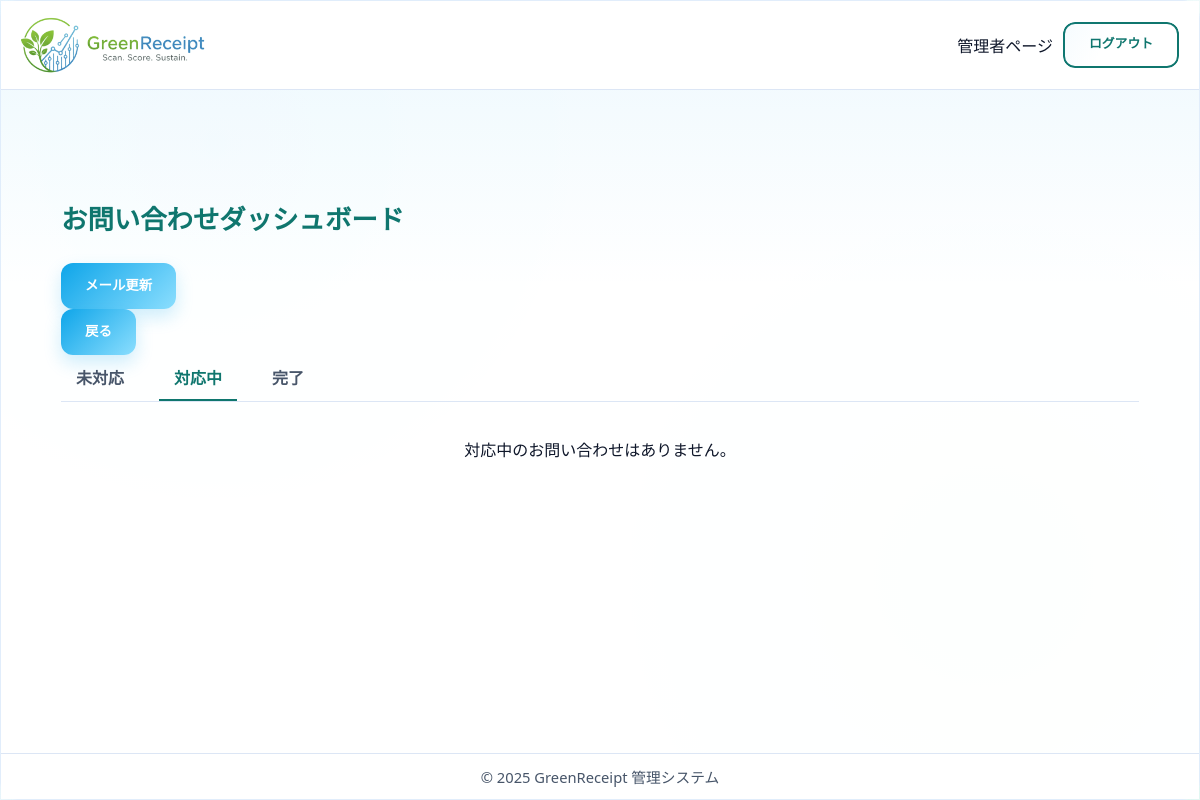
Page /staff/inquiries/dashboard/?status=in_progress (signed in) on the earlier database version.
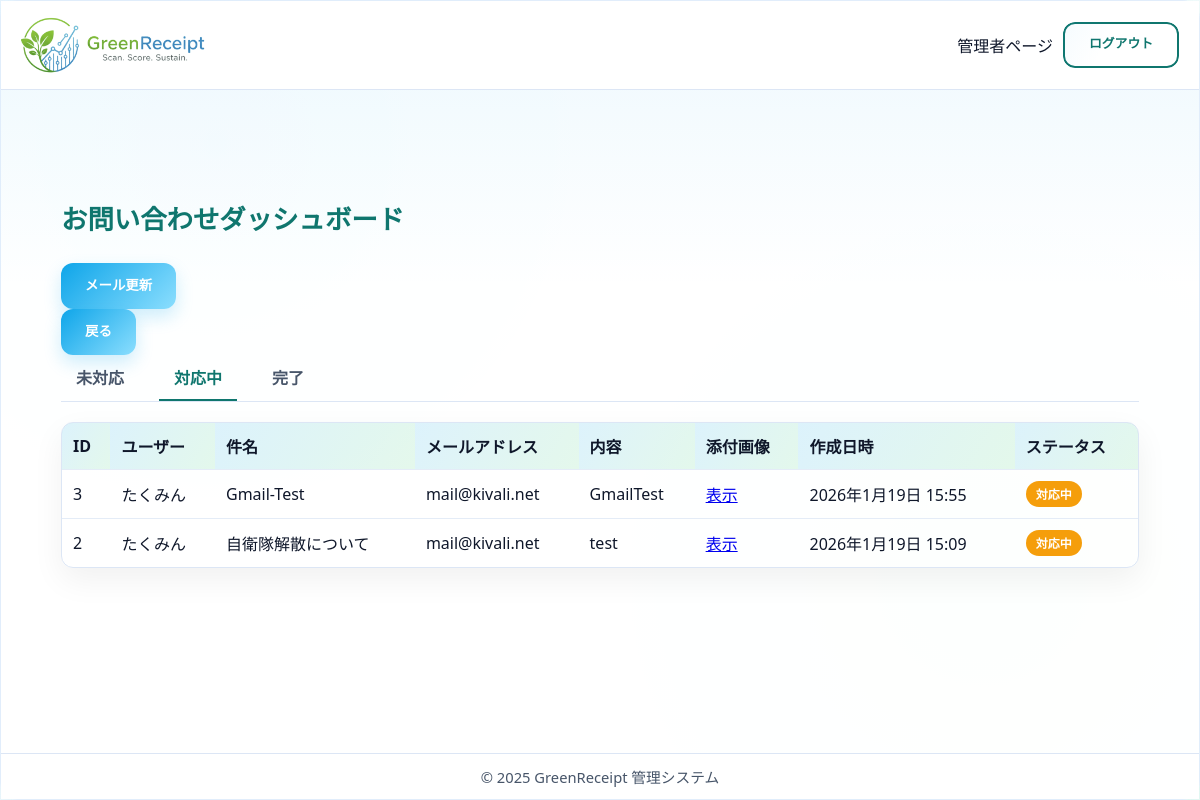
Same page on the later database version.
### core/models.py (models this page shows, shortened)
class Inquiry(models.Model):
    user = models.ForeignKey(settings.AUTH_USER_MODEL, on_delete=models.SET_NULL,
                             null=True, blank=True, verbose_name='問い合わせユーザー')
    reply_to_email = models.EmailField(
        max_length=100, verbose_name='返信先メールアドレス')
    created_at = models.DateTimeField(auto_now_add=True, verbose_name='作成日時')
    subject = models.CharField(max_length=100, verbose_name='件名')
    body_text = models.TextField(verbose_name='内容')
    image = models.ImageField(
        upload_to='inquiries/', null=True, blank=True, verbose_name='添付画像')
    STATUS_CHOICES = (
        ('unanswered', '未対応'),
        ('in_progress', '対応中'),
        ('completed', '完了'),
    )
    status = models.CharField(
        max_length=20, choices=STATUS_CHOICES, default='unanswered', verbose_name='ステータス')
    is_replied = models.BooleanField(default=False, verbose_name='返信済み')
    reply_message = models.TextField(blank=True, verbose_name='返信内容')
    @property
    def last_message_is_user(self):
        last_msg = self.messages.order_by('-created_at').first()
        return last_msg and last_msg.sender_type == 'user'
    class Meta:
        verbose_name = 'お問い合わせ'
        verbose_name_plural = 'お問い合わせ'

### accounts/models.py (models this page shows, shortened)
class CustomUser(AbstractUser):
    username = models.CharField(
        "ユーザー名",
        max_length=50,
        unique=True,
        help_text=(
            "必須。50文字以下。文字、数字、および @/./+/-/_ のみ使用できます。"
        ),
        validators=[AbstractUser.username_validator],
        error_messages={
            "unique": _("A user with that username already exists."),
        },
    )
    email = models.EmailField(_("email address"), unique=True)
    is_verified = models.BooleanField(default=False, verbose_name='メール認証済み')
    verification_token = models.CharField(
        max_length=100, blank=True, null=True, unique=True, verbose_name='認証トークン')
    ROLE_CHOICES = (
        ('admin', '管理者'),
        ('store', '店舗'),
        ('user', '一般ユーザー'),
    )
    RANK_CHOICES = (
        ('seed', '種'),
        ('sprout', '芽'),
        ('tree', '木'),
        ('apple_tree', 'リンゴの木'),
    )
    current_points = models.IntegerField(default=0, verbose_name='ポイント')
    rank = models.CharField(max_length=20, choices=RANK_CHOICES, default='seed', verbose_name='ランク')
    updated_at = models.DateTimeField(auto_now=True, verbose_name='アカウント更新日時')
    birthday = models.DateField(verbose_name='生年月日', null=True, blank=True)
    purchased_amount = models.IntegerField(default=0, verbose_name='購入点数')
    lastmonth_point = models.IntegerField(default=0, verbose_name='先月獲得ポイント')
    current_coupons = models.ManyToManyField(
        'core.Coupon', verbose_name='所持クーポン', blank=True)
    role = models.CharField(
        max_length=10, choices=ROLE_CHOICES, default='user', verbose_name='役割')
    store = models.ForeignKey(
        'core.Store', on_delete=models.SET_NULL, null=True, blank=True, verbose_name='所属店舗')
    new_email = models.EmailField(
        _("new email address"), blank=True, null=True)
    email_change_token = models.CharField(
        max_length=100, blank=True, null=True, unique=True, verbose_name='メール変更認証トークン'
    )
    withdrawal_code = models.CharField(
        max_length=6, blank=True, null=True, verbose_name='退会確認コード'
    )
    withdrawal_code_expires_at = models.DateTimeField(
        blank=True, null=True, verbose_name='退会確認コード有効期限'
    )
    RANK_HIERARCHY = {'seed': 0, 'sprout': 1, 'tree': 2, 'apple_tree': 3}
    class Meta:
        verbose_name = 'ユーザー'
        verbose_name_plural = 'ユーザー'

### core/views.py (the view)
# urls.py: path("staff/inquiries/dashboard/", views.admin_inquiry_dashboard, name="admin_inquiry_dashboard"),
@staff_member_required
def admin_inquiry_dashboard(request):
    from core.utils import fetch_emails_from_gmail
    fetch_emails_from_gmail() # 結果はメッセージ表示せず、静かに更新する（またはログに出すだけでも良いが、今回はサイレント実行）
    status = request.GET.get('status', 'unanswered')
    if status not in ['unanswered', 'in_progress', 'completed']:
        status = 'unanswered'
    inquiries = Inquiry.objects.filter(status=status).order_by('-id')
    return render(request, 'admin/inquiry_dashboard.html', {
        'inquiries': inquiries,
        'current_status': status
    })

### core/utils.py (called while the page is built, shortened)
def fetch_emails_from_gmail():
    IMAP_HOST = getattr(settings, 'EMAIL_IMAP_HOST', None)
    IMAP_USER = getattr(settings, 'EMAIL_IMAP_USER', None)
    IMAP_PASSWORD = getattr(settings, 'EMAIL_IMAP_PASSWORD', None)
    if not (IMAP_HOST and IMAP_USER and IMAP_PASSWORD):
        return False, 'IMAP設定が不足しています。settings.pyを確認してください。'

### core/templates/admin/inquiry_dashboard.html (shortened to what this page needs)
{% extends 'admin/admin_base.html' %}
{% block content %}
  <main class="dashboard-main">
    <div class="container-fluid dashboard-section mt-4 px-4">
      <div class="header-with-button">
        <h1>お問い合わせダッシュボード</h1>
        <ul class="list-group list-group-flush" style="flex-direction: row; gap: 10px;">
            <li class="list-group-item" style="border: none; padding: 0;">
                <a href="{% url 'core:fetch_emails' %}" class="btn btn-outline-primary btn-sm">
                     メール更新
                </a>
            </li>
            <li class="list-group-item" style="border: none; padding: 0;">
                <a href="{% url 'core:staff_index' %}" class="btn btn-outline-secondary btn-sm">戻る</a>
            </li>
        </ul>
      </div>
      <div class="nav-tabs">
        <a href="?status=unanswered" class="nav-link {% if current_status == 'unanswered' %}active{% endif %}">未対応</a>
        <a href="?status=in_progress" class="nav-link {% if current_status == 'in_progress' %}active{% endif %}">対応中</a>
        <a href="?status=completed" class="nav-link {% if current_status == 'completed' %}active{% endif %}">完了</a>
      </div>
      {% if inquiries %}
        <div class="table-responsive">
          <table class="table">
            <thead>
              <tr>
                <th>ID</th>
                <th>ユーザー</th>
                <th>件名</th>
                <th>メールアドレス</th>
                <th>内容</th>
                <th>添付画像</th>
                <th>作成日時</th>
                <th>ステータス</th>
              </tr>
            </thead>
            <tbody>
              {% for inquiry in inquiries %}
                <tr data-href="{% url 'core:inquiry_detail' inquiry.id %}">
                  <td>{{ inquiry.id }}</td>
                  <td>
                    {% if inquiry.user %}
                      {{ inquiry.user.username }}
                    {% else %}
                      ゲスト
                    {% endif %}
                  </td>
                  <td>{{ inquiry.subject }}</td>
                  <td>{{ inquiry.reply_to_email }}</td>
                  <td>{{ inquiry.body_text|truncatechars:40 }}</td>
                  <td>
                    {% if inquiry.image %}
                      <a href="{{ inquiry.image.url }}" target="_blank" onclick="event.stopPropagation();">表示</a>
                    {% else %}
                      なし
                    {% endif %}
                  </td>
                  <td>{{ inquiry.created_at|date:'Y年n月j日 H:i' }}</td>
                  <td>
                    <span class="badge {% if inquiry.status == 'completed' %}bg-success{% elif inquiry.status == 'in_progress' %}bg-warning{% else %}bg-danger{% endif %}">
                      {{ inquiry.get_status_display }}
                    </span>
                  </td>
                </tr>
              {% endfor %}
            </tbody>
          </table>
        </div>
      {% else %}
        <div class="alert alert-info">
            {% if current_status == 'unanswered' %}
                未対応のお問い合わせはありません。
            {% elif current_status == 'in_progress' %}
                対応中のお問い合わせはありません。
            {% else %}
                完了したお問い合わせはありません。
            {% endif %}
        </div>
      {% endif %}
    </div>
  </main>
{% endblock %}

### core/templates/admin/admin_base.html (shortened to what this page needs)
{% load static %}
<!DOCTYPE html>
<html lang="ja">
  <head>
    <link rel="stylesheet" href="{% static 'css/style.css' %}" />
    <link rel="stylesheet" href="{% static 'css/admin.css' %}" />
  </head>
  <body>
    <div class="admin-container">
      <header class="admin-header">
        <div class="admin-header-inner">
          <div class="logo-container">
            <a href="{% url 'core:staff_index' %}">
              <img src="{% static 'img/logo.png' %}" alt="GreenReceipt ロゴ" class="logo small" />
            </a>
          </div>
          <div class="user-info desktop-only">
            {% if user.is_authenticated %}
              <span class="welcome">
                {% if user.role == 'store' %}
                  店舗ページ
                {% else %}
                  管理者ページ
                {% endif %}
              </span>
              <form method="post" action="{% url 'core:staff_logout' %}" class="logout-form">
                <button type="submit" class="btn-secondary logout-button">ログアウト</button>
              </form>
            {% endif %}
          </div>
        </div>
      </header>
      <main class="admin-main">
        {% block content %}
        {% endblock %}
      </main>
      <footer class="admin-footer">
        <p>© 2025 GreenReceipt 管理システム</p>
      </footer>
    </div>
  </body>
</html>

### core/static/css/style.css (style rules this page uses)
:root { --bg-1: #f3f9ff; --bg-2: #f2fff8; --panel: rgba(255, 255, 255, 0.9); --panel-strong: rgba(255, 255, 255, 0.96); --border: rgba(9, 109, 217, 0.12); --shadow: 0 14px 48px rgba(9, 109, 217, 0.12); --shadow-strong: 0 22px 60px rgba(9, 109, 217, 0.18); --text: #0f172a; --muted: #475569; --accent: #79ca69; --accent-2: #0f766e; --success: #22c55e; --danger: #ef4444; --radius-lg: 18px; --radius-md: 12px; --radius-sm: 10px; }
* { box-sizing: border-box; margin: 0; padding: 0; }
html, body { height: 100%; width: 100%; overflow-x: hidden; }
body { font-family: "Poppins", "Segoe UI", "\u30E1\u30A4\u30EA\u30AA", "Hiragino Kaku Gothic ProN", sans-serif; text-align: center; min-height: 100vh; color: var(--text); background: radial-gradient(circle at 12% 18%, rgba(14, 165, 233, 0.16), transparent 32%), radial-gradient(circle at 80% 8%, rgba(34, 197, 94, 0.12), transparent 28%), radial-gradient(circle at 76% 72%, rgba(14, 165, 233, 0.12), transparent 32%), linear-gradient(135deg, var(--bg-1), var(--bg-2)); -webkit-font-smoothing: antialiased; -moz-osx-font-smoothing: grayscale; }
header { padding: 12px 16px; animation: slideLeft 0.6s ease-out; position: sticky; top: 0; z-index: 900; background: rgba(255, 255, 255, 0.95); backdrop-filter: blur(5px); width: 100%; }
.logo-container { flex-shrink: 0; }
.logo { height: auto; margin: 0; transition: transform 0.3s ease; }
.logo.small { width: 170px; height: auto; }
.user-info.desktop-only { display: none; }
@media (min-width: 768px) { .user-info.desktop-only { display: flex; align-items: center; gap: 10px; margin-left: auto; } }
button, .btn { display: inline-block; background: linear-gradient(135deg, var(--accent), #8bdefe); color: #fff; border: none; border-radius: 14px; font-weight: 700; cursor: pointer; transition: transform 0.25s ease, box-shadow 0.25s ease, filter 0.2s ease; font-size: 1rem; box-shadow: 0 12px 32px rgba(14, 165, 233, 0.28); }
button { padding: 11px 42px; }
.btn { width: 100%; padding: 13px; border-radius: 14px; text-decoration: none; }
.logout-button { padding: 4px 8px; font-size: .8em; white-space: nowrap; width: auto; background: #fff; color: var(--accent-2); border: 1px solid rgba(15, 118, 110, 0.3); box-shadow: none; }
.btn-sm { padding: 6px 12px; font-size: 0.84em; width: auto; box-shadow: 0 8px 18px rgba(14, 165, 233, 0.2); }
:root { --nav-h: 100px; }
footer { margin-top: auto; }
main { display: flex; flex-direction: column; align-items: center; justify-content: center; width: 100%; height: 100%; padding: 24px; gap: 16px; }
form { width: 92%; max-width: 380px; margin: auto; background: var(--panel-strong); border-radius: 18px; padding: 26px 22px; border: 1px solid var(--border); box-shadow: var(--shadow); animation: scaleIn 0.5s ease-out; position: relative; overflow: hidden; }
form::before { content: ""; position: absolute; inset: 0; background: linear-gradient(120deg, rgba(14, 165, 233, 0.04), transparent 40%); pointer-events: none; }
img, video, canvas { max-width: 100%; height: auto; display: block; }
.container, .wrapper, main, form { max-width: 100%; }
.logout-form { background: none; padding: 0; margin: 0; box-shadow: none; border: none; display: inline; }
.welcome { white-space: nowrap; }
header .logo { width: 190px; height: auto; }
@media (min-width: 768px) { header .logo { width: 270px; } }
@media (min-width: 768px) { .user-info.desktop-only .welcome { text-overflow: ellipsis; white-space: nowrap; max-width: 28ch; } }
main.dashboard-main { justify-content: flex-start; align-items: stretch; padding: 44px 0 90px 0; }
.btn-secondary { display: inline-block; background: #fff; border: 2px solid var(--accent-2); color: var(--accent-2); border-radius: 10px; padding: 9px 20px; margin-top: 20px; text-decoration: none; transition: all 0.25s ease; }

Differences in the rows shown:
added Inquiry: id "3", user.username "たくみん", subject "Gmail-Test", reply_to_email "mail@kivali.net", body_text "GmailTest", created_at "2026年1月19日 15:55", status "対応中"
added Inquiry: id "2", user.username "たくみん", subject "自衛隊解散について", reply_to_email "mail@kivali.net", body_text "test", created_at "2026年1月19日 15:09", status "対応中"
Other differences:
text no longer shown: "対応中のお問い合わせはありません。"
text now shown: "ID ユーザー 件名 メールアドレス 内容 添付画像 作成日時 ステータス"
